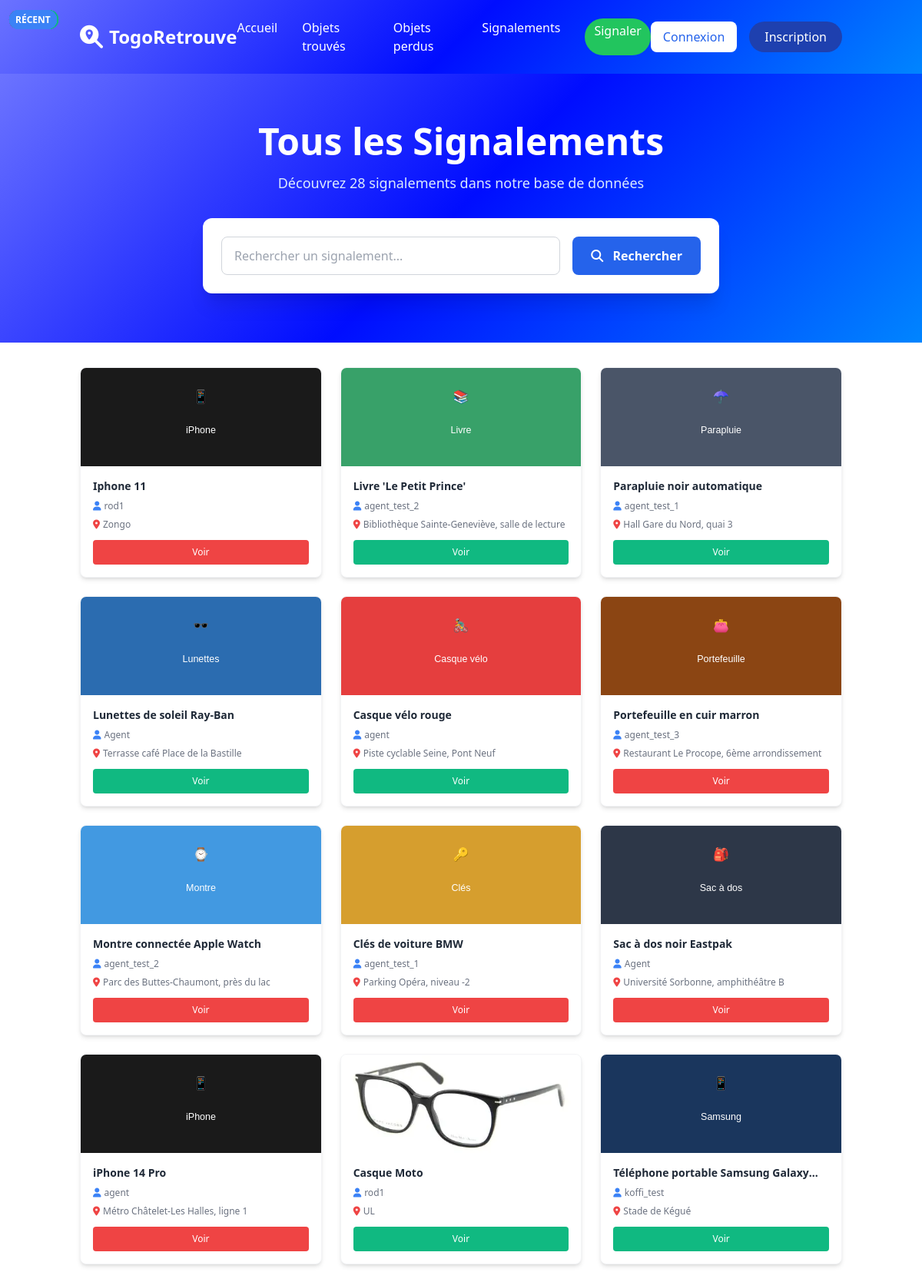
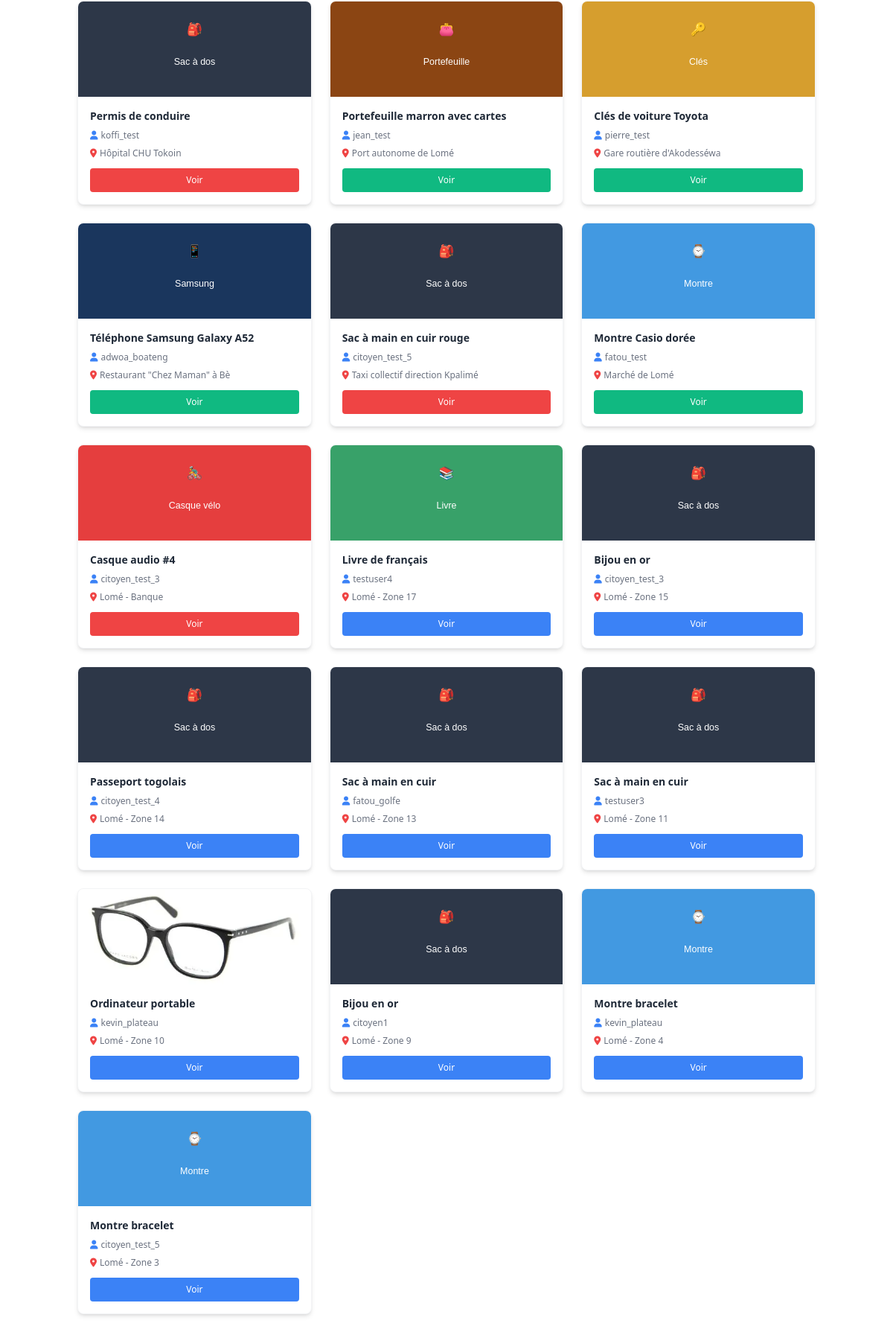
The page /signalements/ on the database its author committed (2 pictures, top to bottom).
### core/models.py (models this page shows, shortened)
class Declaration(models.Model):
    STATUT_CHOICES = [
        ('cree', 'Créé'),
        ('en_validation', 'En validation'),
        ('valide', 'Validé'),
        ('publie', 'Publié'),
        ('reclame', 'Réclamé'),
        ('en_verification', 'En vérification'),
        ('restitue', 'Restitué'),
        ('rejete', 'Rejeté'),
        ('archive', 'Archivé'),
    ]
    TYPE_CHOICES = [
        ('perdu', 'Objet perdu'),
        ('trouve', 'Objet trouvé'),
    ]
    uuid = models.UUIDField(default=uuid.uuid4, unique=True, editable=False)
    numero_declaration = models.CharField(max_length=20, unique=True, blank=True)
    type_declaration = models.CharField(max_length=10, choices=TYPE_CHOICES)
    statut = models.CharField(max_length=20, choices=STATUT_CHOICES, default='cree')
    nom_objet = models.CharField(max_length=200)
    description = models.TextField()
    categorie = models.ForeignKey(CategorieObjet, on_delete=models.SET_NULL, null=True, blank=True)
    photo_principale = models.ImageField(upload_to='declarations/', blank=True, null=True)
    region = models.ForeignKey(Region, on_delete=models.SET_NULL, null=True, blank=True)
    prefecture = models.ForeignKey(Prefecture, on_delete=models.SET_NULL, null=True, blank=True)
    structure_locale = models.ForeignKey(StructureLocale, on_delete=models.SET_NULL, null=True, blank=True)
    lieu_precis = models.CharField(max_length=300, help_text="Lieu précis de perte/découverte")
    date_incident = models.DateField(help_text="Date de perte ou de découverte")
    date_declaration = models.DateTimeField(auto_now_add=True)
    date_publication = models.DateTimeField(null=True, blank=True)
    date_restitution = models.DateTimeField(null=True, blank=True)
    declarant = models.ForeignKey(Utilisateur, on_delete=models.CASCADE, related_name='mes_declarations')
    agent_validateur = models.ForeignKey(Utilisateur, on_delete=models.SET_NULL, null=True, blank=True,
                                       related_name='declarations_validees',
                                       limit_choices_to={'role__in': ['agent', 'admin', 'superadmin']})
    commentaire_declarant = models.TextField(blank=True)
    commentaire_agent = models.TextField(blank=True, help_text="Commentaire interne de l'agent")
    priorite = models.IntegerField(default=1, choices=[(1, 'Normale'), (2, 'Haute'), (3, 'Urgente')])
    visible_publiquement = models.BooleanField(default=True)
    nombre_vues = models.PositiveIntegerField(default=0)
    derniere_modification = models.DateTimeField(auto_now=True)
    class Meta:
        ordering = ['-date_declaration']
        permissions = [
            ("can_validate_declaration", "Peut valider une déclaration"),
            ("can_publish_declaration", "Peut publier une déclaration"),
            ("can_archive_declaration", "Peut archiver une déclaration"),
        ]

class Utilisateur(AbstractUser):
    telephone = models.CharField(max_length=20, blank=True, null=True)
    ROLE_CHOICES = [
        ('citoyen', 'Citoyen'),
        ('agent', 'Agent'),
        ('admin', 'Administrateur'),
    ]
    role = models.CharField(max_length=12, choices=ROLE_CHOICES, default='citoyen')
    region = models.ForeignKey(Region, on_delete=models.SET_NULL, blank=True, null=True)
    prefecture = models.ForeignKey(Prefecture, on_delete=models.SET_NULL, blank=True, null=True)
    structure_locale = models.ForeignKey(StructureLocale, on_delete=models.SET_NULL, blank=True, null=True)
    date_derniere_connexion = models.DateTimeField(null=True, blank=True)
    actif = models.BooleanField(default=True)
    verifie = models.BooleanField(default=False, help_text="Compte vérifié par un admin")
    date_verification = models.DateTimeField(null=True, blank=True)
    class Meta:
        permissions = [
            ("can_manage_declarations", "Peut gérer les déclarations"),
            ("can_validate_claims", "Peut valider les réclamations"),
            ("can_manage_users", "Peut gérer les utilisateurs"),
            ("can_view_analytics", "Peut voir les analytics"),
            ("can_manage_regions", "Peut gérer les régions"),
        ]

### core/views.py (the view)
# urls.py: path('signalements/', views.signalements_list, name='signalements_list'),
def signalements_list(request):
    search_query = request.GET.get('search', '')
    if search_query:
        declarations = Declaration.objects.filter(
            Q(statut__in=['valide', 'publie']),  # Exclure 'restitue'
            Q(nom_objet__icontains=search_query) |
            Q(description__icontains=search_query) |
            Q(lieu_precis__icontains=search_query) |
            Q(declarant__username__icontains=search_query) |
            Q(declarant__first_name__icontains=search_query) |
            Q(declarant__last_name__icontains=search_query)
        ).select_related('declarant', 'prefecture', 'structure_locale').order_by('-date_declaration')
    else:
        declarations = Declaration.objects.filter(
            Q(statut__in=['valide', 'publie'])  # Exclure 'restitue'
        ).select_related('declarant', 'prefecture', 'structure_locale').order_by('-date_declaration')
    context = {
        'signalements': declarations,  # On garde le nom 'signalements' pour la compatibilité du template
        'search_query': search_query,
        'total_count': declarations.count(),
    }
    return render(request, 'signalements_list.html', context)

### core/templates/signalements_list.html (shortened to what this page needs)
<!DOCTYPE html>
<html lang="fr">
<head>
    <script src="https://cdn.tailwindcss.com"></script>
    <link rel="stylesheet" href="https://cdnjs.cloudflare.com/ajax/libs/font-awesome/6.4.0/css/all.min.css">
</head>
<body class="font-sans antialiased text-gray-800">
    <header class="gradient-bg text-white">
        <div class="container mx-auto px-4 py-6">
            <div class="flex justify-between items-center">
                <div class="flex items-center space-x-2">
                    <i class="fas fa-search-location text-3xl"></i>
                    <h1 class="text-2xl font-bold">TogoRetrouve</h1>
                </div>
                <nav class="hidden md:flex space-x-8">
                    <a href="{% url 'index' %}" class="hover:text-blue-200 font-medium">Accueil</a>
                    <a href="{% url 'objets_list' %}" class="hover:text-blue-200 font-medium">Objets trouvés</a>
                    <a href="{% url 'objets_perdus_list' %}" class="hover:text-blue-200 font-medium">Objets perdus</a>
                    <a href="{% url 'signalements_list' %}" class="hover:text-blue-200 font-medium">Signalements</a>
                    <a href="{% url 'signalement_add' %}" class="bg-green-500 hover:bg-green-600 text-white px-3 py-1 rounded-full font-medium transition">Signaler</a>
                </nav>
                <div class="relative flex items-center gap-4">
                    {% if user.is_authenticated %}
                      <div class="relative group">
                        <button class="flex items-center gap-2 bg-blue-800 text-white px-4 py-2 rounded-full hover:bg-blue-900 transition">
                          <div class="w-8 h-8 bg-white text-blue-800 font-bold flex items-center justify-center rounded-full">
                            {{ user.username|first|upper }}
                          </div>
                          <span class="hidden sm:inline font-medium">{{ user.username }}</span>
                          <svg xmlns="http://www.w3.org/2000/svg" class="w-4 h-4" fill="none" viewBox="0 0 24 24" stroke="currentColor">
                            <path stroke-linecap="round" stroke-linejoin="round" stroke-width="2" d="M19 9l-7 7-7-7" />
                          </svg>
                        </button>
                        <div class="absolute right-0 mt-2 w-64 bg-white rounded-lg shadow-lg border border-gray-100 opacity-0 group-hover:opacity-100 transform scale-95 group-hover:scale-100 transition-all duration-200 origin-top-right z-50">
                          <div class="py-2">
                            <div class="px-4 py-2 border-b border-gray-100">
                              <p class="text-sm font-medium text-gray-700">{{ user.get_full_name|default:user.username }}</p>
                              <p class="text-xs text-gray-500">{{ user.email }}</p>
                            </div>
                            <a href="{% url 'utilisateur_dashboard' %}" class="flex items-center px-4 py-2 text-gray-700 hover:bg-gray-100 transition text-sm">
                              <i class="fas fa-tachometer-alt mr-3 text-blue-500"></i>
                              Tableau de bord
                            </a>
                            <a href="{% url 'utilisateur_profil' %}" class="flex items-center px-4 py-2 text-gray-700 hover:bg-gray-100 transition text-sm">
                              <i class="fas fa-user mr-3 text-green-500"></i>
                              Mon profil
                            </a>
                            <a href="{% url 'mes_signalements' %}" class="flex items-center px-4 py-2 text-gray-700 hover:bg-gray-100 transition text-sm">
                              <i class="fas fa-list-alt mr-3 text-purple-500"></i>
                              Mes signalements
                            </a>
                            <a href="{% url 'utilisateur_parametres' %}" class="flex items-center px-4 py-2 text-gray-700 hover:bg-gray-100 transition text-sm">
                              <i class="fas fa-cog mr-3 text-gray-500"></i>
                              Paramètres
                            </a>
                            <div class="border-t border-gray-100 mt-1">
                              <a href="{% url 'logout' %}" class="flex items-center px-4 py-2 text-red-600 hover:bg-gray-100 transition text-sm">
                                <i class="fas fa-sign-out-alt mr-3"></i>
                                Déconnexion
                              </a>
                            </div>
                          </div>
                        </div>
                      </div>
                    {% else %}
                      <a href="{% url 'login' %}" class="bg-white text-blue-600 px-4 py-2 rounded-lg hover:bg-gray-200 transition">
                        Connexion
                      </a>
                      <a href="{% url 'register' %}" class="px-5 py-2 rounded-full font-medium bg-blue-800 text-white hover:bg-blue-900 transition">
                        Inscription
                      </a>
                    {% endif %}
                  </div>
            </div>
        </div>
    </header>
    <section class="gradient-bg text-white py-16">
        <div class="container mx-auto px-4 text-center">
            <h2 class="text-3xl sm:text-4xl md:text-5xl font-bold mb-4">Tous les Signalements</h2>
            <p class="text-lg text-blue-100 mb-8">
                Découvrez {{ signalements.count }} signalement{{ signalements.count|pluralize }} dans notre base de données
            </p>
            <div class="max-w-2xl mx-auto">
                <form method="get" class="bg-white rounded-xl p-6 shadow-xl">
                    <div class="flex flex-col sm:flex-row gap-4">
                        <div class="flex-1">
                            <input type="text" name="search" value="{{ search_query }}"
                                   placeholder="Rechercher un signalement..."
                                   class="w-full px-4 py-3 border border-gray-300 rounded-lg focus:ring-2 focus:ring-blue-500 focus:border-blue-500 text-gray-800">
                        </div>
                        <button type="submit"
                                class="bg-blue-600 hover:bg-blue-700 text-white px-6 py-3 rounded-lg font-bold transition">
                            <i class="fas fa-search mr-2"></i>
                            Rechercher
                        </button>
                    </div>
                </form>
            </div>
        </div>
    </section>
    <div class="container mx-auto px-4 py-8">
        {% if signalements %}
        <div class="grid grid-cols-1 sm:grid-cols-2 lg:grid-cols-3 xl:grid-cols-4 gap-4 sm:gap-6">
            {% for s in signalements %}
            <div class="bg-white rounded-lg shadow-md hover:shadow-lg transition-all duration-300 overflow-hidden border border-gray-100 hover:border-blue-200">
                <div class="absolute top-3 left-3 z-10">
                    {% if s.type_declaration == 'trouve' %}
                        <span class="bg-emerald-500 text-white px-2 py-1 rounded-full text-xs font-semibold">
                        </span>
                    {% elif s.type_declaration == 'perdu' %}
                        <span class="bg-red-500 text-white px-2 py-1 rounded-full text-xs font-semibold">
                        </span>
                    {% else %}
                        <span class="bg-blue-500 text-white px-2 py-1 rounded-full text-xs font-semibold">
                            RÉCENT
                        </span>
                    {% endif %}
                </div>
                <div class="h-32 relative overflow-hidden">
                    {% if s.photo_principale %}
                        <img src="{{ s.photo_principale.url }}" alt="{{ s.nom_objet }}"
                             class="w-full h-full object-cover"
                             onerror="this.style.display='none'; this.nextElementSibling.style.display='flex';">
                    {% endif %}
                </div>
                <div class="p-4">
                    <h3 class="font-semibold text-gray-800 text-sm mb-2 line-clamp-1">
                        {{ s.nom_objet }}
                    </h3>
                    <div class="flex items-center text-xs text-gray-500 mb-2">
                        <i class="fas fa-user text-blue-500 mr-1"></i>
                        <span class="truncate">{{ s.declarant.username|default:"Anonyme" }}</span>
                    </div>
                    {% if s.lieu_precis %}
                    <div class="flex items-center text-xs text-gray-500 mb-3">
                        <i class="fas fa-map-marker-alt text-red-500 mr-1"></i>
                        <span class="truncate">{{ s.lieu_precis }}</span>
                    </div>
                    {% endif %}
                    <div class="flex gap-2">
                        <a href="{% url 'signalement_detail' s.id %}"
                           class="flex-1
                                  {% if s.type_declaration == 'trouve' %}bg-emerald-500 hover:bg-emerald-600
                                  {% elif s.type_declaration == 'perdu' %}bg-red-500 hover:bg-red-600
                                  {% else %}bg-blue-500 hover:bg-blue-600{% endif %}
                                  text-white px-3 py-2 rounded text-xs font-medium text-center transition-colors">
                            Voir
                        </a>
                    </div>
                </div>
            </div>
            {% endfor %}
        </div>
        {% endif %}
    </div>
</body>
</html>

### core/templates/signalements_list.html (style rules this page uses)
.gradient-bg { background: linear-gradient(135deg, #6B73FF 0%, #000DFF 50%, #0085FF 100%); }

### rows shown on the page
Declaration: photo_principale (picture), nom_objet "Iphone 11", declarant.username "rod1", lieu_precis "Zongo"
Declaration: photo_principale (picture), nom_objet "Livre 'Le Petit Prince'", declarant.username "agent_test_2", lieu_precis "Bibliothèque Sainte-Geneviève, salle de lecture"
Declaration: photo_principale (picture), nom_objet "Parapluie noir automatique", declarant.username "agent_test_1", lieu_precis "Hall Gare du Nord, quai 3"
Declaration: photo_principale (picture), nom_objet "Lunettes de soleil Ray-Ban", declarant.username "Agent", lieu_precis "Terrasse café Place de la Bastille"
Declaration: photo_principale (picture), nom_objet "Casque vélo rouge", declarant.username "agent", lieu_precis "Piste cyclable Seine, Pont Neuf"
Declaration: photo_principale (picture), nom_objet "Portefeuille en cuir marron", declarant.username "agent_test_3", lieu_precis "Restaurant Le Procope, 6ème arrondissement"
Declaration: photo_principale (picture), nom_objet "Montre connectée Apple Watch", declarant.username "agent_test_2", lieu_precis "Parc des Buttes-Chaumont, près du lac"
Declaration: photo_principale (picture), nom_objet "Clés de voiture BMW", declarant.username "agent_test_1", lieu_precis "Parking Opéra, niveau -2"
Declaration: photo_principale (picture), nom_objet "Sac à dos noir Eastpak", declarant.username "Agent", lieu_precis "Université Sorbonne, amphithéâtre B"
Declaration: photo_principale (picture), nom_objet "iPhone 14 Pro", declarant.username "agent", lieu_precis "Métro Châtelet-Les Halles, ligne 1"
Declaration: photo_principale (picture), nom_objet "Casque Moto", declarant.username "rod1", lieu_precis "UL"
Declaration: photo_principale (picture), nom_objet "Téléphone portable Samsung…", declarant.username "koffi_test", lieu_precis "Stade de Kégué"
Declaration: photo_principale (picture), nom_objet "Permis de conduire", declarant.username "koffi_test", lieu_precis "Hôpital CHU Tokoin"
Declaration: photo_principale (picture), nom_objet "Portefeuille marron avec cartes", declarant.username "jean_test", lieu_precis "Port autonome de Lomé"
Declaration: photo_principale (picture), nom_objet "Clés de voiture Toyota", declarant.username "pierre_test", lieu_precis "Gare routière d'Akodesséwa"
Declaration: photo_principale (picture), nom_objet "Téléphone Samsung Galaxy A52", declarant.username "adwoa_boateng", lieu_precis "Restaurant \"Chez Maman\" à Bè"
Declaration: photo_principale (picture), nom_objet "Sac à main en cuir rouge", declarant.username "citoyen_test_5", lieu_precis "Taxi collectif direction Kpalimé"
Declaration: photo_principale (picture), nom_objet "Montre Casio dorée", declarant.username "fatou_test", lieu_precis "Marché de Lomé"
Declaration: photo_principale (picture), nom_objet "Casque audio #4", declarant.username "citoyen_test_3", lieu_precis "Lomé - Banque"
Declaration: photo_principale (picture), nom_objet "Livre de français", declarant.username "testuser4", lieu_precis "Lomé - Zone 17"
Declaration: photo_principale (picture), nom_objet "Bijou en or", declarant.username "citoyen_test_3", lieu_precis "Lomé - Zone 15"
Declaration: photo_principale (picture), nom_objet "Passeport togolais", declarant.username "citoyen_test_4", lieu_precis "Lomé - Zone 14"
Declaration: photo_principale (picture), nom_objet "Sac à main en cuir", declarant.username "fatou_golfe", lieu_precis "Lomé - Zone 13"
Declaration: photo_principale (picture), nom_objet "Sac à main en cuir", declarant.username "testuser3", lieu_precis "Lomé - Zone 11"
Declaration: photo_principale (picture), nom_objet "Ordinateur portable", declarant.username "kevin_plateau", lieu_precis "Lomé - Zone 10"
Declaration: photo_principale (picture), nom_objet "Bijou en or", declarant.username "citoyen1", lieu_precis "Lomé - Zone 9"
Declaration: photo_principale (picture), nom_objet "Montre bracelet", declarant.username "kevin_plateau", lieu_precis "Lomé - Zone 4"
Declaration: type_declaration "RÉCENT", photo_principale (picture), nom_objet "Montre bracelet", declarant.username "citoyen_test_5", lieu_precis "Lomé - Zone 3"

### other values the page prints
{{ signalements.count }} "28"
